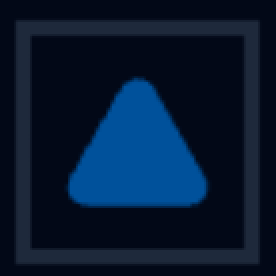
#> input picture dataset/2triangle/2triangle_1770173774918_-03 151404_2_1.png, 138 x 138 px (shown 2 times larger); its folder holds only this picture in this run
$ python -i debugging_nonprogemini.py   (imports and definitions only)
#> lines starting #> are read from the running program, lines starting #| are printed output that depends on the picture; after the words box and inside, x2 and y2 are one past the last pixel; in counts of white or black regions, pixels touching at a corner belong together
#> further down, picture is the input picture: shape (138, 138, 3); mean B, G, R 49.5, 25, 6.8
import streamlit as st
import cv2
import numpy as np
from PIL import Image
import os
import time
import glob

# ==========================================
# 0. SETUP FOLDERS
# ==========================================
BASE_DIR = "dataset"
LABELS = ['1circle', '2triangle', '3square', '4cross', '5star', '6question', 'blank']

# Create directories if they don't exist
# [3 lines not run here, left out]

# ==========================================
# 1. SMART CROPPER (Finds the Board)
# ==========================================
# [61 lines left out: function smart_crop_board, not called in this run]

# ==========================================
# 2. HELPER: SHAPE GUESSER (For Auto-Sorting)
# ==========================================
def detect_shape_by_contour(cell_image):
    # This is your old logic, just used to guess the folder name.
    # It doesn't need to be perfect, just "good enough" to save sorting time.
    h_full, w_full = cell_image.shape[:2]
#> h_full = 138; w_full = 138
    margin_x = int(w_full * 0.15)
#> margin_x = 20
    margin_y = int(h_full * 0.15)
#> margin_y = 20

    roi = cell_image[margin_y:h_full-margin_y, margin_x:w_full-margin_x]
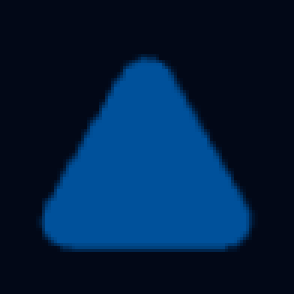
#> roi: shape (98, 98, 3) (shown 3 times larger); mean B, G, R 62.5, 29.8, 1.4

    gray = cv2.cvtColor(roi, cv2.COLOR_BGR2GRAY)
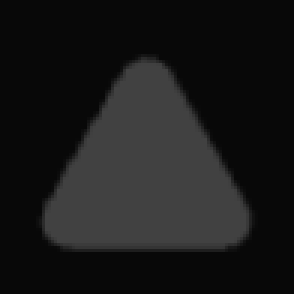
#> gray: shape (98, 98) (shown 3 times larger); min 8, max 65, mean 25.1
    blurred = cv2.GaussianBlur(gray, (7, 7), 0)
    _, thresh = cv2.threshold(blurred, 0, 255, cv2.THRESH_BINARY_INV + cv2.THRESH_OTSU)
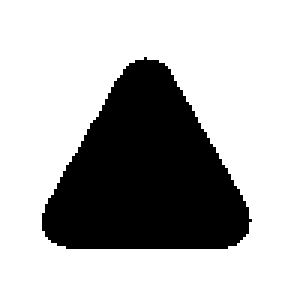
#> thresh: shape (98, 98) (shown 3 times larger); 70.1% white; 1 black region

    contours, _ = cv2.findContours(thresh, cv2.RETR_TREE, cv2.CHAIN_APPROX_SIMPLE)
#> contours = 2 contours; box (x1, y1, x2, y2) and area: (0, 0, 98, 98) 9409, (13, 18, 85, 84) 2968

    if not contours: return "blank"

    valid_blobs = []
    roi_h, roi_w = roi.shape[:2]
#> roi_h = 98; roi_w = 98

    for c in contours:
        area = cv2.contourArea(c)
        if area < 50: continue
        _, _, w, h = cv2.boundingRect(c)
        if w > 0.95 * roi_w or h > 0.95 * roi_h: continue
        valid_blobs.append(c)
#> this loop made 2 passes
#> (c, area, w, h) on pass 1: ([[0, 0], [0, 97], [97, 97], [97, 0]], 9409, 98, 98)
#> (area, w, h) on pass 2: (2967.5, 72, 66)
#> after the loop, valid_blobs = 1 contour; box (x1, y1, x2, y2) and area: (13, 18, 85, 84) 2968

    if not valid_blobs: return "blank"
    if len(valid_blobs) >= 2: return "6question"

    largest_contour = max(valid_blobs, key=cv2.contourArea)
#> largest_contour = contour of 106 points, box (x1, y1, x2, y2) (13, 18, 85, 84), area 2968
    area = cv2.contourArea(largest_contour)
    hull = cv2.convexHull(largest_contour)
#> hull = contour of 24 points, box (x1, y1, x2, y2) (13, 18, 85, 84), area 3022
    hull_area = cv2.contourArea(hull)
#> hull_area = 3022
    solidity = float(area)/hull_area if hull_area > 0 else 0
#> solidity = 0.982
    perimeter = cv2.arcLength(largest_contour, True)
#> perimeter = 226.9
    approx = cv2.approxPolyDP(largest_contour, 0.035 * perimeter, True)
#> approx = [[43, 20], [57, 23], [80, 63], [78, 82], [14, 78]]
    vertices = len(approx)
#> vertices = 5
    is_convex = cv2.isContourConvex(approx)
#> is_convex = True
    _, _, w, h = cv2.boundingRect(largest_contour)
    rect_area = w * h
#> rect_area = 4752
    extent = float(area) / rect_area if rect_area > 0 else 0
#> extent = 0.624

    if is_convex or solidity > 0.92:
        if extent < 0.75:
            if solidity > 0.9: return "2triangle"
            else: return "4cross"
        if vertices == 4: return "3square"
        elif vertices == 3: return "2triangle"
        else: return "1circle"
    else:
        if vertices >= 11:
            if solidity > 0.55: return "4cross"
            else: return "6question"
        elif 9 <= vertices <= 10: return "5star"
        else:
            if solidity < 0.45: return "6question"
            elif solidity > 0.80: return "4cross"
            else: return "5star"

# ==========================================
# 3. MAIN PROCESSING PIPELINE
# ==========================================

# [44 lines left out: function process_single_image, not called in this run]

# ==========================================
# 4. STREAMLIT UI
# ==========================================

# [8 lines not run here, left out]

# TABS
# [1 line that did not run here, left out]

# --- TAB 1: LOCAL FOLDER ---
# [66 lines not run here, left out]
# [1 line that did not run here, left out]
# [4 lines not run here, left out]

>>> import cv2
>>> picture = cv2.imread('../dataset/2triangle/2triangle_1770173774918_-03 151404_2_1.png')
>>> result = detect_shape_by_contour(picture)
#> result = '2triangle'
